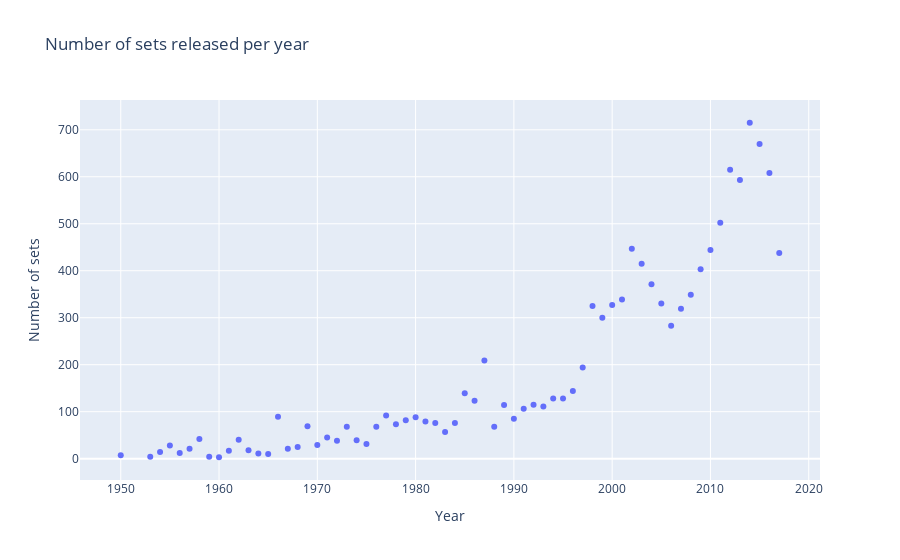

Notebook source saved alongside this figure:
### Code cell
sets_per_year = lego_merge.groupby('year').size().reset_index(name='set_count')
fig = px.scatter(sets_per_year, x='year', y='set_count', title='Number of sets released per year',
                labels ={'year': 'Year', 'set_count': 'Number of sets'})
fig.show()

### Figure 1 — Plotly figure (JSON) as saved in the notebook; plotly's stock layout.template omitted (floating-point values rounded to 4 significant figures)
{"data": [{"hovertemplate": "Year=%{x}<br>Number of sets=%{y}<extra></extra>", "legendgroup": "", "marker": {"color": "#636efa", "symbol": "circle"}, "mode": "markers", "name": "", "orientation": "v", "showlegend": false, "type": "scatter", "x": [1950, 1953, 1954, 1955, 1956, 1957, 1958, 1959, 1960, 1961, 1962, 1963, 1964, 1965, 1966, 1967, 1968, 1969, 1970, 1971, 1972, 1973, 1974, 1975, 1976, 1977, 1978, 1979, 1980, 1981, 1982, 1983, 1984, 1985, 1986, 1987, 1988, 1989, 1990, 1991, 1992, 1993, 1994, 1995, 1996, 1997, 1998, 1999, 2000, 2001, 2002, 2003, 2004, 2005, 2006, 2007, 2008, 2009, 2010, 2011, 2012, 2013, 2014, 2015, 2016, 2017], "xaxis": "x", "y": [7, 4, 14, 28, 12, 21, 42, 4, 3, 17, 40, 18, 11, 10, 89, 21, 25, 69, 29, 45, 38, 68, 39, 31, 68, 92, 73, 82, 88, 79, 76, 57, 76, 139, 123, 209, 68, 114, 85, 106, 115, 111, 128, 128, 144, 194, 325, 300, 327, 339, 447, 415, 371, 330, 283, 319, 349, 403, 444, 502, 615, 593, 715, 670, 608, 438], "yaxis": "y"}], "layout": {"legend": {"tracegroupgap": 0}, "title": {"text": "Number of sets released per year"}, "xaxis": {"anchor": "y", "domain": [0, 1], "title": {"text": "Year"}}, "yaxis": {"anchor": "x", "domain": [0, 1], "title": {"text": "Number of sets"}}}}
